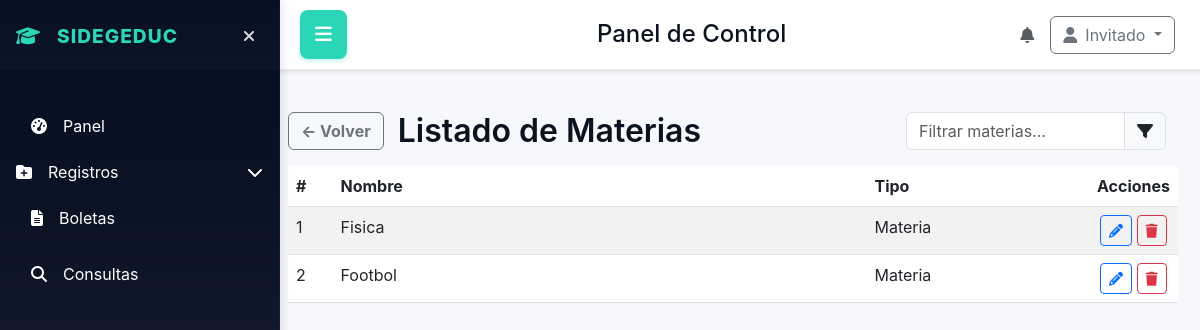
The page /consultas/materias on the database as committed earlier.
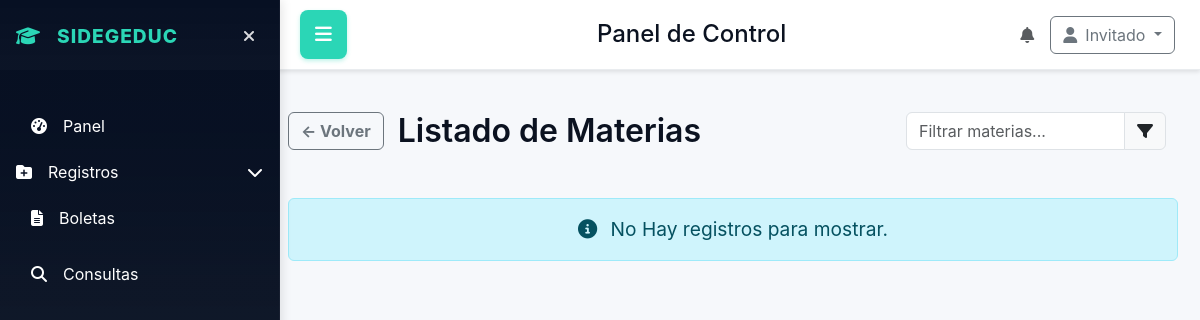
The same page on the database as committed later.
### database/models.py (models this page shows)
class Materias(db.Model):
    __tablename__ = 'materias'
    id_materia = db.Column(db.Integer, primary_key=True)
    nombre_materia = db.Column(db.String(100), unique=True, nullable=False)

### app.py (the view)
@app.route('/consultas/materias')
def consultas_materias():
    return manejar_la_vista_de.consultas_materias()

### app.py (called while the page is built, shortened)
@event.listens_for(Engine, "connect")
def set_sqlite_pragma(dbapi_connection, connection_record):
    if app.config['SQLALCHEMY_DATABASE_URI'].startswith("sqlite"):
        cursor = dbapi_connection.cursor()
        cursor.execute("PRAGMA foreign_keys=ON")
        cursor.close()

@app.context_processor
def inject_user_context():
    try:
        ctx = get_user_context(session)
    except Exception:
        ctx = {}
    return {
        'is_creator': ctx.get('is_creator', False),
        'developer_priv': ctx.get('developer_priv', False),
        'role_name': ctx.get('role_name'),
        'role_desc': ctx.get('role_desc'),
        'status': ctx.get('status'),
        'usuario': ctx.get('user')
    }

### utils/permissions.py (called while the page is built, shortened)
def get_user_context(session): #esto es la funcion que se reutiliza  para obtener el contexto del usuario desde la sesión
    user = None
    developer_priv = False
    current_user_id = None
    role_name = None
    role_desc = None
    status = None
    is_creator = False
    return {
        'user': user,
        'developer_priv': developer_priv,
        'current_user_id': current_user_id,
        'role_name': role_name,
        'role_desc': role_desc,
        'status': status,
        'is_creator': is_creator
    }

### utils/view_handlers.py (called while the page is built)
def compute_role_counts(ctx):
    try:
        if ctx.get('is_creator'):
            roles_count = Roles.query.count()
            users_q = db.session.query(Roles.nombre_rol, func.count(Usuarios.id_user)).join(Usuarios, Usuarios.id_rol == Roles.id_rol).group_by(Roles.id_rol).all()
        else:
            roles_count = Roles.query.filter(func.lower(func.trim(Roles.nombre_rol)) != 'creador').count()
            users_q = db.session.query(Roles.nombre_rol, func.count(Usuarios.id_user)).join(Usuarios, Usuarios.id_rol == Roles.id_rol).filter(func.lower(func.trim(Roles.nombre_rol)) != 'creador').group_by(Roles.id_rol).all()
        users_by_role = [{'role': r or 'Sin nombre', 'count': int(c)} for r, c in users_q]
    except Exception:
        roles_count = 0
        users_by_role = []
    return roles_count, users_by_role

### templates/home_panel/struct.html (shortened to what this page needs)
<!DOCTYPE html>
<html lang="en">
<head>
    <link href="https://cdn.jsdelivr.net/npm/bootstrap@5.3.0/dist/css/bootstrap.min.css" rel="stylesheet">
    <link rel="stylesheet" href="https://cdnjs.cloudflare.com/ajax/libs/font-awesome/6.4.0/css/all.min.css">
    <link rel="stylesheet" href="{{ url_for('static', filename='home_panel/home_panel.css') }}">
    <link rel="stylesheet" href="https://cdn.jsdelivr.net/npm/flatpickr/dist/themes/material_blue.css">
</head>
<body>
    <div class="app-layout">
        <aside class="sidebar" id="sidebar">
            <div class="p-3">
                <div class="d-flex align-items-center mb-3">
                    <div class="logo">
                        <i class="fas fa-graduation-cap me-2"></i>
                        SIDEGEDUC
                    </div>
                    <button id="sidebar-toggle" class="sidebar-toggle" aria-label="Ocultar sidebar">
                        <i class="fas fa-times"></i>
                    </button>
                </div>
            </div>
            <nav class="p-3 flex-grow-1">
                <ul class="nav flex-column">
                    <li class="nav-item mb-2">
                        <a class="nav-link" href="{{ url_for('dashboard') }}">
                            <i class="fas fa-tachometer-alt me-3"></i>
                            <span>Panel</span>
                        </a>
                    </li>
                    <li class="nav-item mb-2">
                        <button class="nav-link btn btn-link text-start p-0 w-100" data-bs-toggle="collapse" data-bs-target="#registrosSub" aria-expanded="false">
                            <i class="fas fa-folder-plus me-3"></i>
                            <span>Registros</span>
                            <i class="fas fa-chevron-down ms-auto"></i>
                        </button>
                    </li>
                    <li class="nav-item mb-2">
                        <a class="nav-link" href="{{ url_for('boleta') }}">
                            <i class="fas fa-file-alt me-3"></i>
                            <span>Boletas</span>
                        </a>
                    </li>
                    <li class="nav-item mb-2">
                        <a class="nav-link" href="{{ url_for('consultas') }}">
                            <i class="fas fa-search me-3"></i>
                            <span>Consultas</span>
                        </a>
                    </li>
                </ul>
            </nav>
        </aside>
        <header class="topbar">
            <button id="menu-toggle" class="menu-toggle">
                <i class="fas fa-bars"></i>
            </button>
            <div class="d-flex align-items-center">
                <h1 class="h4 mb-0 ms-3">Panel de Control</h1>
            </div>
            <div class="d-flex align-items-center">
                <div class="me-3">
                    <i class="fas fa-bell text-muted"></i>
                </div>
                <div class="dropdown">
                    <button class="btn btn-outline-secondary dropdown-toggle" type="button" data-bs-toggle="dropdown">
                        <i class="fas fa-user me-2"></i>{{ usuario if usuario else 'Invitado' }}
                    </button>
                </div>
            </div>
        </header>
        <main class="content">
            {% if content_template %}
                {% include content_template %}
            {% endif %}
        </main>
    </div>
</body>
</html>

### templates/home_panel/consultas_materias.html (shortened to what this page needs)
<div class="container-fluid" style="margin-top:90px;">
  <div class="row align-items-center mb-3">
    <div class="col-auto">
      <a href="{{ url_for('consultas') }}" class="btn btn-outline-secondary" style="font-weight:bold;">
        &larr; Volver
      </a>
    </div>
    <div class="col-auto">
      <h2 class="mb-0" style="font-weight:600; font-size:2rem;">Listado de Materias</h2>
    </div>
    <div class="col text-end">
      <div class="input-group" style="max-width:260px; float:right;">
        <input id="filtro-listado" type="text" class="form-control" placeholder="Filtrar materias..." autocomplete="off">
        <span class="input-group-text"><i class="fas fa-filter"></i></span>
      </div>
    </div>
  </div>
  <link rel="stylesheet" href="/static/home_panel/filtro-dinamico.css">
  {% if rows and rows|length > 0 %}
  <table class="table table-striped">
    <thead>
      <tr>
        <th style="width:5%;">#</th>
        <th style="width:60%;">Nombre</th>
        <th style="width:25%;">Tipo</th>
        <th style="width:10%;text-align:center;">Acciones</th>
      </tr>
    </thead>
    <tbody>
      {% for r in rows %}
      <tr>
        <td>{{ loop.index }}</td>
        <td>{{ r[1] }}</td>
        <td>Materia</td>
        <td style="text-align:center;">
          <a class="btn btn-sm btn-outline-primary" href="/consultas/materias/editar?id={{ r[0] }}" title="Editar"><i class="fas fa-pencil-alt"></i></a>
          <form method="post" action="/consultas/materias/borrar" style="display:inline-block;margin:0;">
            <button class="btn btn-sm btn-outline-danger" title="Borrar" onclick="return confirm('¿Eliminar esta materia?')"><i class="fas fa-trash"></i></button>
          </form>
        </td>
      </tr>
      {% endfor %}
    </tbody>
  </table>
  {% else %}
  <div class="alert alert-info text-center" style="margin-top:48px;font-size:1.2em;">
    <i class="fas fa-info-circle me-2"></i>
    No Hay registros para mostrar.
  </div>
  {% endif %}
</div>

### static/home_panel/home_panel.css (style rules this page uses)
:root { --panel-bg:#ffffff; --muted:#9aa4ad; --accent-1:#06a77d; --accent-2:#0b5f47; --glass:#f6fbfa; --card-border:#e9f4f2; --sidebar-start:#071023; --sidebar-end:#0f1724cc; --accent:#2bd6b6; --accent2:#00bfa5; --bg:#f6f8fb; }
.row { display:flex;gap:14px }
body { margin:0;font-family:Inter,system-ui,Arial;background:linear-gradient(180deg,#071023 0%, #071023 12%, #071023 12%, #f6f8fb 100%);color:#0b1220 }
.sidebar { width: 280px; background: linear-gradient(180deg,var(--sidebar-start),var(--sidebar-end)); color:#fff; padding:0; display:flex; flex-direction:column; border-right:1px solid rgba(255,255,255,0.04); transition: transform 0.3s cubic-bezier(.2,.9,.2,1); position: fixed; height: 100vh; overflow-y: auto; z-index: 1050; top: 0; left: 0; box-shadow: 2px 0 10px rgba(0,0,0,0.1); }
.logo { font-weight:800;font-size:1.2rem;letter-spacing:1px;color:var(--accent);display:flex;align-items:center;gap:8px }
.sidebar-toggle { background:transparent;border:none;color:rgba(255,255,255,0.85);padding:8px;border-radius:8px;cursor:pointer;margin-left:auto;transition: all 0.2s }
.nav-link { color: white !important;text-decoration: none;padding: 10px 15px;border-radius: 8px;margin-bottom: 4px;display: flex;align-items: center;width: 100%;transition: all .22s cubic-bezier(.2,.9,.2,1) }
.nav-link.btn-link { color: white !important;border: none;background: transparent;padding: 10px 15px }
.content { margin-left: 280px;padding:22px 22px 22px 8px;background: var(--bg); min-height: 100vh; transition: margin-left 0.3s cubic-bezier(.2,.9,.2,1); }
.content > .container-fluid { padding-left:0;padding-right:0 }
.content .container-fluid .row { margin-left:0;margin-right:0 }
.content .container-fluid [class*=col-] { padding-left:0;padding-right:0 }
.topbar { background: white; padding: 15px 25px 15px 300px; border-bottom: 1px solid #e9ecef; box-shadow: 0 2px 4px rgba(0,0,0,0.1); display: flex; justify-content: space-between; align-items: center; transition: margin-left 0.3s cubic-bezier(.2,.9,.2,1); position: fixed; top: 0; right: 0; left: 0; z-index: 1030; height: 70px; }
.menu-toggle { background: var(--accent); border: none; color: white; padding: 10px 15px; border-radius: 8px; cursor: pointer; font-size: 1.2rem; transition: all 0.2s; box-shadow: 0 2px 4px rgba(43,214,182,0.3); }

Rows that differ between the two databases and show on the page:
removed Materias: nombre_materia "Fisica"
removed Materias: nombre_materia "Footbol"
Other text that changed with them:
text no longer shown: "# Nombre Tipo Acciones"
text now shown: "No Hay registros para mostrar."
